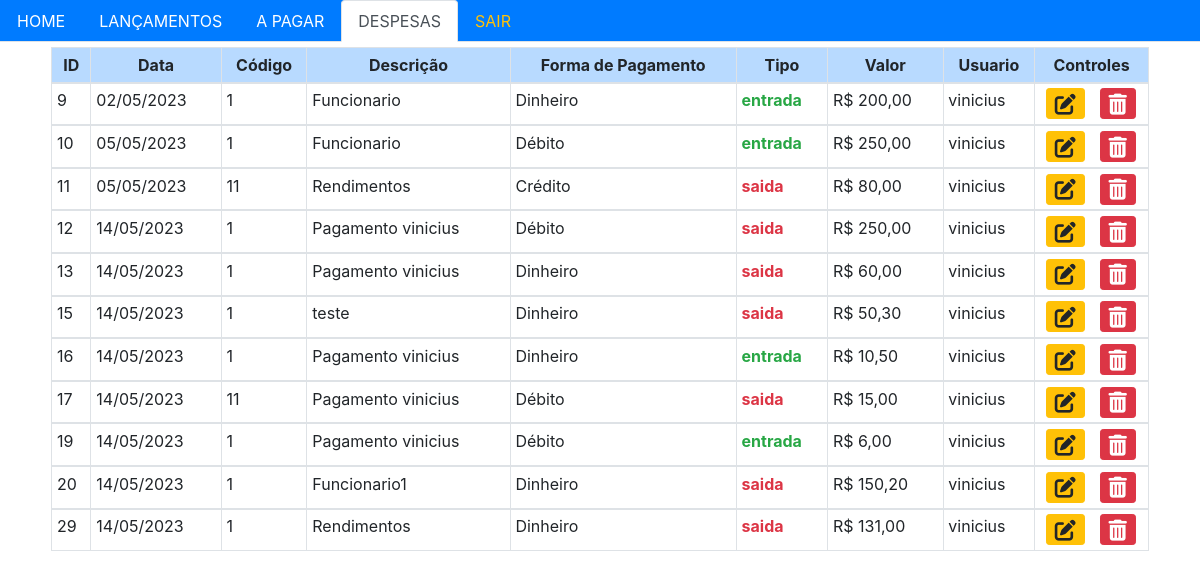
The app's page /despesas.html (signed in) with its own data.
### tables this page shows
CREATE TABLE "lancamentos" (
	"id"	integer,
	"data"	text,
	"codigo"	text,
	"descricao"	text,
	"formpgm"	text,
	"tipo"	text,
	"valor"	real,
	"id_user"	integer,
	"pago_banco"	integer,
	"valor_detalhes"	TEXT,
	PRIMARY KEY("id" AUTOINCREMENT),
	FOREIGN KEY("id_user") REFERENCES "usuarios"("id")
);

CREATE TABLE "usuarios" (
	"id"	INTEGER,
	"usuario"	TEXT,
	"senha"	TEXT,
	PRIMARY KEY("id" AUTOINCREMENT)
);

### main.py (the view, shortened to what this page needs)
@app.route('/despesas.html', methods=['GET', 'POST'])
def despesas():
    if 'user_id' in session:
        result = despesasController.database_to_despesas()
        return render_template("despesas.html", result = result)
    else:
        return redirect(url_for('index'))

### despesasController.py (called while the page is built)
def database_to_despesas():
    dados = select_dados()
    return dados

### models/DespesasDao.py (called while the page is built)
def select_dados():
    mydb = sqlite_connector()
    cursor = mydb.cursor()
    cursor.execute("""SELECT l.id,l.data,l.codigo,l.descricao,l.formpgm,l.tipo,l.valor,l.valor_detalhes,u.usuario
                        from lancamentos as l
                        join usuarios u
                        on l.id_user = u.id
                        WHERE l.pago_banco = 1;

                   """)
    resultado = cursor.fetchall()
    mydb.close()
    return resultado

### models/conexao.py (called while the page is built)
def sqlite_connector():
    mydb = sqlite3.connect('espeto_madeira.db')
    return mydb

### templates/despesas.html (shortened to what this page needs)
<!DOCTYPE html>
<html lang="en">
<head>
    <link rel="stylesheet" href="https://cdn.jsdelivr.net/npm/bootstrap@4.0.0/dist/css/bootstrap.min.css">
    <link rel="stylesheet" href="https://cdnjs.cloudflare.com/ajax/libs/font-awesome/6.4.0/css/all.min.css" />
</head>
<body style="overflow-x: hidden; overflow-y: visible; ">
    <ul class="nav nav-tabs bg-primary ">
        <li class="nav-item">
          <a class="nav-link text-white" href="home.html">HOME</a>
        </li>
        <li class="nav-item">
          <a class="nav-link text-white" href="lancamentos.html">LANÇAMENTOS</a>
        </li>
        <li class="nav-item">
          <a class="nav-link text-white" href="banco.html">A PAGAR</a>
        </li>
        <li class="nav-item">
          <a class="nav-link active" href="despesas.html">DESPESAS</a>
        </li>
        <li class="nav-item">
          <a class="nav-link text-warning " href="{{url_for('logout')}}">SAIR</a>
        </li>
    </ul>
    <div class="container-md" style="margin-top: 5px; ; height: 600px;">
      <div class="row">
        <div class="col-md-11" style="margin: auto;">
          <table class="table table-hover table-bordered table-sm">
            <thead class="text-center table-primary">
              <tr>
                <th>ID</th>
                <th>Data</th>
                <th>Código</th>
                <th>Descrição</th>
                <th>Forma de Pagamento</th>
                <th>Tipo</th>
                <th>Valor</th>
                <th>Usuario</th>
                <th>Controles</th>
              </tr>
            </thead>
            {% for linha in result %}
              <tbody>
                <tr>
                  <td>{{linha[0]}}</td>
                  <td>{{linha[1]}}</td>
                  <td>{{linha[2]}}</td>
                  <td>{{linha[3]}}</td>
                  <td>{{linha[4]}}</td>
                  {% if linha[5] == "entrada" %}
                  <td class="text-success"><strong>{{linha[5]}}</strong></td>
                  {% else %}
                  <td class="text-danger"><strong>{{linha[5]}}</strong></td>
                  {% endif %}
                  <td name="valor" >R$ {{ '%0.2f'|format(linha[6]) | replace(".", ",")}}</td>
                  <td>{{linha[8]}}</td>
                  <td class="center">
                    <div class="row justify-content-xl-center">
                      <div class="col-md-6" style="padding-right: 1px;">
                        <form action="{{url_for('updateDespesas')}}" method="POST">
                          <button type="submit" class="btn btn-warning btn-sm"></button>
                        </form>
                      </div>
                      <div class="col-md-6" style="padding-left: 1px;">
                        <form action="{{url_for('confirma')}}" method="POST">
                          <button type="submit" class="btn btn-danger btn-sm"></button>
                        </form>
                      </div>
                    </div>
                  </td>
                </tr>
              </tbody>
            {% endfor %}
          </table>
        </div>
      </div>
    </div>
</body>
</html>

### templates/despesas.html (style rules this page uses)
.center { text-align: center; }

### records on screen
lancamentos: id "9", data "02/05/2023", codigo "1", descricao "Funcionario", formpgm "Dinheiro", tipo "entrada", valor "200,00", usuario "vinicius"
lancamentos: id "10", data "05/05/2023", codigo "1", descricao "Funcionario", formpgm "Débito", tipo "entrada", valor "250,00", usuario "vinicius"
lancamentos: id "11", data "05/05/2023", codigo "11", descricao "Rendimentos", formpgm "Crédito", tipo "saida", valor "80,00", usuario "vinicius"
lancamentos: id "12", data "14/05/2023", codigo "1", descricao "Pagamento vinicius", formpgm "Débito", tipo "saida", valor "250,00", usuario "vinicius"
lancamentos: id "13", data "14/05/2023", codigo "1", descricao "Pagamento vinicius", formpgm "Dinheiro", tipo "saida", valor "60,00", usuario "vinicius"
lancamentos: id "15", data "14/05/2023", codigo "1", descricao "teste", formpgm "Dinheiro", tipo "saida", valor "50,30", usuario "vinicius"
lancamentos: id "16", data "14/05/2023", codigo "1", descricao "Pagamento vinicius", formpgm "Dinheiro", tipo "entrada", valor "10,50", usuario "vinicius"
lancamentos: id "17", data "14/05/2023", codigo "11", descricao "Pagamento vinicius", formpgm "Débito", tipo "saida", valor "15,00", usuario "vinicius"
lancamentos: id "19", data "14/05/2023", codigo "1", descricao "Pagamento vinicius", formpgm "Débito", tipo "entrada", valor "6,00", usuario "vinicius"
lancamentos: id "20", data "14/05/2023", codigo "1", descricao "Funcionario1", formpgm "Dinheiro", tipo "saida", valor "150,20", usuario "vinicius"
lancamentos: id "29", data "14/05/2023", codigo "1", descricao "Rendimentos", formpgm "Dinheiro", tipo "saida", valor "131,00", usuario "vinicius"
